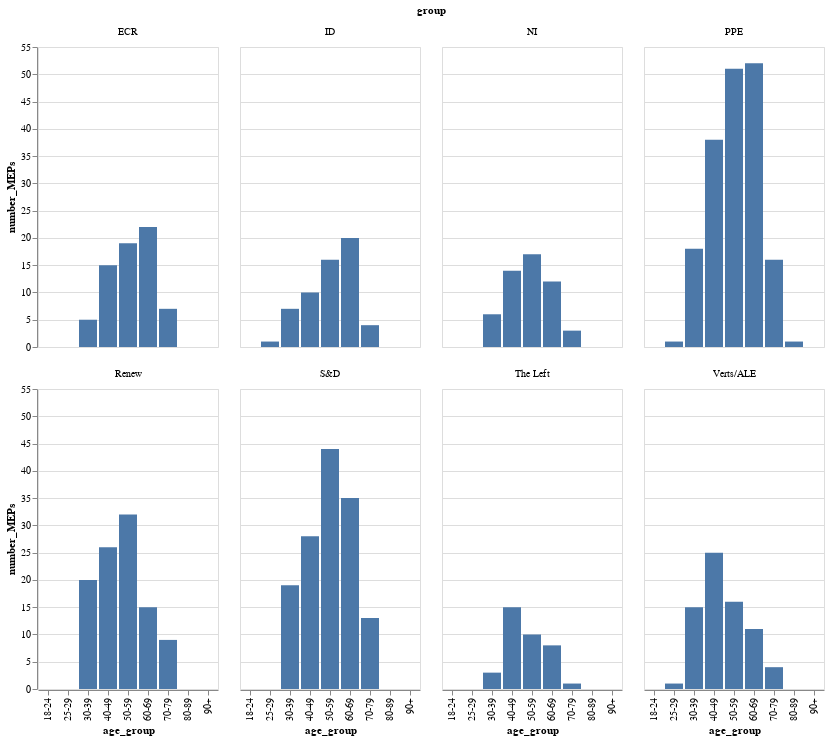

Source (notebook cell):
### Code cell
alt.Chart(mep_agegroup_by_party).mark_bar().encode(
    y='number_MEPs:Q',
    x='age_group:N',
    facet = alt.Facet(field='group', type='nominal', columns=4),
)

### Figure 1 — Vega-Lite specification as saved in the notebook (floating-point values rounded to 4 significant figures)
{"config": {"view": {"continuousWidth": 400, "continuousHeight": 300}}, "data": {"name": "data-5845874ce1633ff7ca4572e0a6d5375f"}, "mark": "bar", "encoding": {"facet": {"type": "nominal", "columns": 4, "field": "group"}, "x": {"type": "nominal", "field": "age_group"}, "y": {"type": "quantitative", "field": "number_MEPs"}}, "$schema": "https://vega.github.io/schema/vega-lite/v4.8.1.json", "datasets": {"data-5845874ce1633ff7ca4572e0a6d5375f": [{"group": "ECR", "age_group": "18-24", "number_MEPs": 0}, {"group": "ECR", "age_group": "25-29", "number_MEPs": 0}, {"group": "ECR", "age_group": "30-39", "number_MEPs": 5}, {"group": "ECR", "age_group": "40-49", "number_MEPs": 15}, {"group": "ECR", "age_group": "50-59", "number_MEPs": 19}, {"group": "ECR", "age_group": "60-69", "number_MEPs": 22}, {"group": "ECR", "age_group": "70-79", "number_MEPs": 7}, {"group": "ECR", "age_group": "80-89", "number_MEPs": 0}, {"group": "ECR", "age_group": "90+", "number_MEPs": 0}, {"group": "ID", "age_group": "18-24", "number_MEPs": 0}, {"group": "ID", "age_group": "25-29", "number_MEPs": 1}, {"group": "ID", "age_group": "30-39", "number_MEPs": 7}, {"group": "ID", "age_group": "40-49", "number_MEPs": 10}, {"group": "ID", "age_group": "50-59", "number_MEPs": 16}, {"group": "ID", "age_group": "60-69", "number_MEPs": 20}, {"group": "ID", "age_group": "70-79", "number_MEPs": 4}, {"group": "ID", "age_group": "80-89", "number_MEPs": 0}, {"group": "ID", "age_group": "90+", "number_MEPs": 0}, {"group": "NI", "age_group": "18-24", "number_MEPs": 0}, {"group": "NI", "age_group": "25-29", "number_MEPs": 0}, {"group": "NI", "age_group": "30-39", "number_MEPs": 6}, {"group": "NI", "age_group": "40-49", "number_MEPs": 14}, {"group": "NI", "age_group": "50-59", "number_MEPs": 17}, {"group": "NI", "age_group": "60-69", "number_MEPs": 12}, {"group": "NI", "age_group": "70-79", "number_MEPs": 3}, {"group": "NI", "age_group": "80-89", "number_MEPs": 0}, {"group": "NI", "age_group": "90+", "number_MEPs": 0}, {"group": "PPE", "age_group": "18-24", "number_MEPs": 0}, {"group": "PPE", "age_group": "25-29", "number_MEPs": 1}, {"group": "PPE", "age_group": "30-39", "number_MEPs": 18}, {"group": "PPE", "age_group": "40-49", "number_MEPs": 38}, {"group": "PPE", "age_group": "50-59", "number_MEPs": 51}, {"group": "PPE", "age_group": "60-69", "number_MEPs": 52}, {"group": "PPE", "age_group": "70-79", "number_MEPs": 16}, {"group": "PPE", "age_group": "80-89", "number_MEPs": 1}, {"group": "PPE", "age_group": "90+", "number_MEPs": 0}, {"group": "Renew", "age_group": "18-24", "number_MEPs": 0}, {"group": "Renew", "age_group": "25-29", "number_MEPs": 0}, {"group": "Renew", "age_group": "30-39", "number_MEPs": 20}, {"group": "Renew", "age_group": "40-49", "number_MEPs": 26}, {"group": "Renew", "age_group": "50-59", "number_MEPs": 32}, {"group": "Renew", "age_group": "60-69", "number_MEPs": 15}, {"group": "Renew", "age_group": "70-79", "number_MEPs": 9}, {"group": "Renew", "age_group": "80-89", "number_MEPs": 0}, {"group": "Renew", "age_group": "90+", "number_MEPs": 0}, {"group": "S&D", "age_group": "18-24", "number_MEPs": 0}, {"group": "S&D", "age_group": "25-29", "number_MEPs": 0}, {"group": "S&D", "age_group": "30-39", "number_MEPs": 19}, {"group": "S&D", "age_group": "40-49", "number_MEPs": 28}, {"group": "S&D", "age_group": "50-59", "number_MEPs": 44}, {"group": "S&D", "age_group": "60-69", "number_MEPs": 35}, {"group": "S&D", "age_group": "70-79", "number_MEPs": 13}, {"group": "S&D", "age_group": "80-89", "number_MEPs": 0}, {"group": "S&D", "age_group": "90+", "number_MEPs": 0}, {"group": "The Left", "age_group": "18-24", "number_MEPs": 0}, {"group": "The Left", "age_group": "25-29", "number_MEPs": 0}, {"group": "The Left", "age_group": "30-39", "number_MEPs": 3}, {"group": "The Left", "age_group": "40-49", "number_MEPs": 15}, {"group": "The Left", "age_group": "50-59", "number_MEPs": 10}, {"group": "The Left", "age_group": "60-69", "number_MEPs": 8}, {"group": "The Left", "age_group": "70-79", "number_MEPs": 1}, {"group": "The Left", "age_group": "80-89", "number_MEPs": 0}, {"group": "The Left", "age_group": "90+", "number_MEPs": 0}, {"group": "Verts/ALE", "age_group": "18-24", "number_MEPs": 0}, {"group": "Verts/ALE", "age_group": "25-29", "number_MEPs": 1}, {"group": "Verts/ALE", "age_group": "30-39", "number_MEPs": 15}, {"group": "Verts/ALE", "age_group": "40-49", "number_MEPs": 25}, {"group": "Verts/ALE", "age_group": "50-59", "number_MEPs": 16}, {"group": "Verts/ALE", "age_group": "60-69", "number_MEPs": 11}, {"group": "Verts/ALE", "age_group": "70-79", "number_MEPs": 4}, {"group": "Verts/ALE", "age_group": "80-89", "number_MEPs": 0}, {"group": "Verts/ALE", "age_group": "90+", "number_MEPs": 0}]}}
